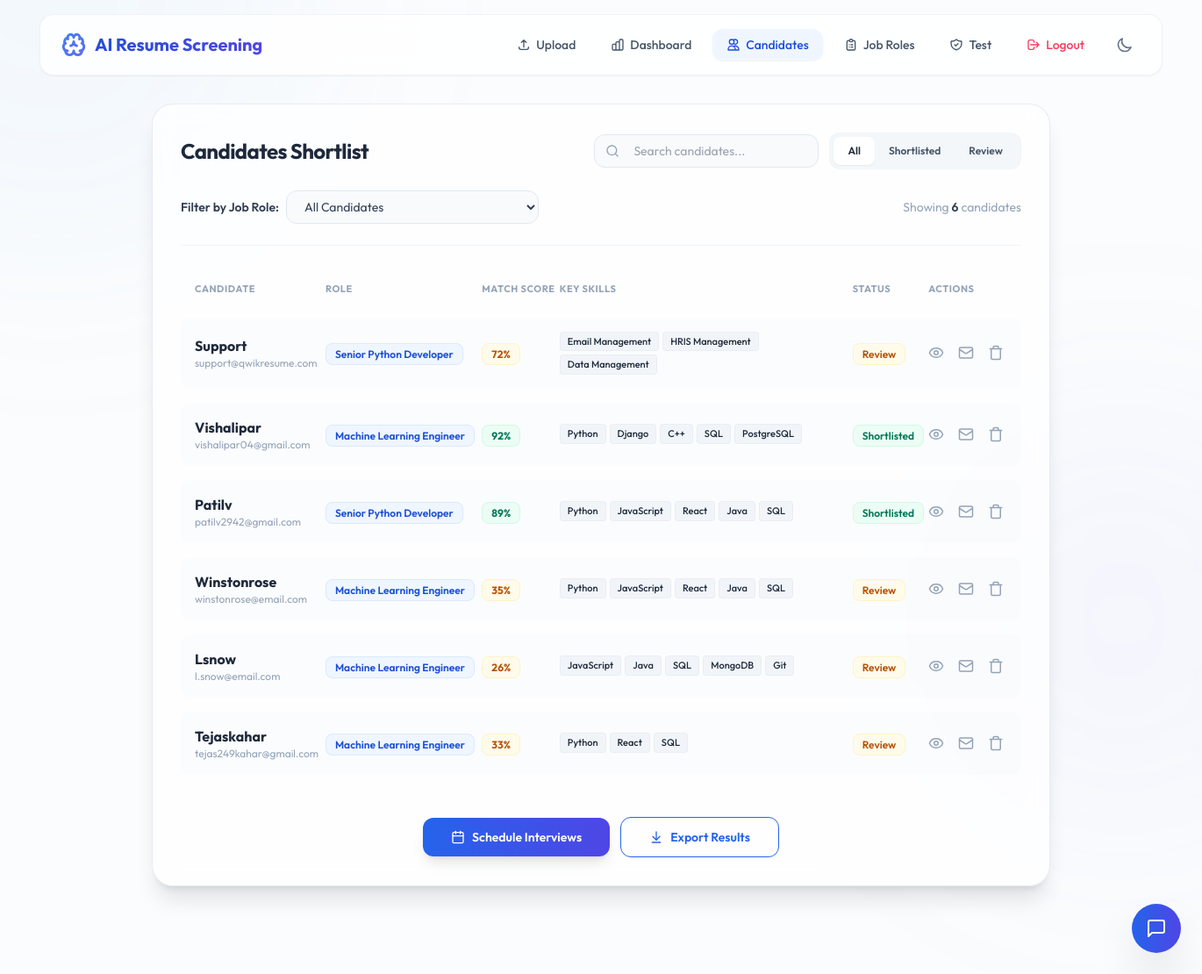
The page /candidates/ (signed in) on the database its author committed.
### resume_screening/models.py (models this page shows, shortened)
class UserInfo(models.Model):
    name = models.CharField(max_length=50)
    email = models.EmailField()
    score = models.IntegerField()
    skills = models.JSONField(default=list)
    resume = models.FileField(upload_to='resumes/')
    status = models.BooleanField(default=False)
    job_role = models.ForeignKey(JobRole, null=True, blank=True, on_delete=models.SET_NULL)

### resume_parser/models.py (models this page shows, shortened)
class JobRole(models.Model):
    title = models.CharField(max_length=255)
    description = models.TextField()
    required_skills = models.JSONField(default=list)
    experience_required = models.IntegerField(default=0)
    education_level = models.CharField(max_length=200, blank=True)
    location = models.CharField(max_length=255, blank=True)
    salary_range = models.CharField(max_length=100, blank=True)
    status = models.CharField(max_length=20, default='active', choices=[
        ('active', 'Active'),
        ('closed', 'Closed')
    ])
    created_at = models.DateTimeField(auto_now_add=True)

### resume_screening/views.py (the view)
# urls.py: path('candidates/', views.candidates, name='candidates'),
@never_cache
@login_required
def candidates(request):
    job_filter = request.GET.get('job_role', 'all')
    if job_filter == 'all':
        users = UserInfo.objects.all()
    else:
        users = UserInfo.objects.filter(job_role_id=job_filter)
    job_roles = JobRole.objects.filter(userinfo__isnull=False).distinct().order_by('-created_at')
    candidates = users.count()
    context = {
        'candidates': candidates,
        'users': users,
        'job_roles': job_roles,
        'selected_job': job_filter,
    }
    return render(request, 'candidates.html', context)

### resume_screening/templates/candidates.html (shortened to what this page needs)
{% extends "screening.html" %}
{% block content %}
<div class="p-4 sm:p-6 lg:p-8 bg-white/70 dark:bg-slate-900/70 backdrop-blur-md border border-slate-200/80 dark:border-slate-800/80 rounded-2xl sm:rounded-3xl shadow-xl hover:shadow-2xl transition-all duration-300">
    <div class="flex flex-col md:flex-row justify-between items-start md:items-center gap-4 mb-6">
        <p class="text-xl sm:text-2xl font-bold text-slate-800 dark:text-slate-100 tracking-tight">Candidates Shortlist</p>
        <div class="flex flex-col sm:flex-row items-stretch sm:items-center gap-3 w-full md:w-auto">
            <div class="flex items-center gap-2 pl-3 bg-slate-50 dark:bg-slate-950 border border-slate-200 dark:border-slate-800 rounded-xl focus-within:border-blue-500 focus-within:ring-4 focus-within:ring-blue-500/5 transition-all w-full w-full md:w-64">
                <svg xmlns="http://www.w3.org/2000/svg" width="18" height="18" viewBox="0 0 24 24" fill="none" stroke="currentColor" stroke-width="2" stroke-linecap="round" stroke-linejoin="round" class="text-slate-400"><path d="m21 21-4.34-4.34"/><circle cx="11" cy="11" r="8"/></svg>
                <input type="search" name="search" placeholder="Search candidates..." class="text-sm p-2 w-full bg-transparent outline-none border-0 text-slate-850 dark:text-slate-150 placeholder-slate-450">
            </div>
            <div class="filters flex items-center p-1 bg-slate-100/80 dark:bg-slate-800/80 border border-slate-200/20 dark:border-slate-700/20 rounded-xl text-xs font-semibold">
                <button onclick="filterByScore('all')" class="px-4 py-2 rounded-lg bg-white dark:bg-slate-900 text-slate-800 dark:text-slate-100 shadow-sm transition-all cursor-pointer border-0">
                    All
                </button>
                <button onclick="filterByScore(80,100)" class="px-4 py-2 rounded-lg text-slate-600 dark:text-slate-300 hover:text-slate-900 dark:hover:text-slate-100 hover:bg-slate-50 dark:hover:bg-slate-800/50 transition-all cursor-pointer border-0 bg-transparent">
                    Shortlisted
                </button>
                <button onclick="filterByScore(0,79)" class="px-4 py-2 rounded-lg text-slate-600 dark:text-slate-300 hover:text-slate-900 dark:hover:text-slate-100 hover:bg-slate-50 dark:hover:bg-slate-800/50 transition-all cursor-pointer border-0 bg-transparent">
                    Review
                </button>
            </div>
        </div>
    </div>
    {% if candidates %}
    <div class="flex flex-col sm:flex-row items-stretch sm:items-center gap-4 mb-6 border-b border-slate-100 dark:border-slate-800/60 pb-6">
        <div class="flex flex-col sm:flex-row sm:items-center gap-2 w-full sm:w-auto">
            <label class="text-sm font-semibold text-slate-700 dark:text-slate-300">Filter by Job Role:</label>
            <select id="job-filter" onchange="filterByJob()"
                class="w-full sm:w-72 px-4 py-2 bg-slate-50 dark:bg-slate-950 border border-slate-200 dark:border-slate-800 rounded-xl focus:outline-none focus:border-blue-500 focus:bg-white dark:focus:bg-slate-900 focus:ring-4 focus:ring-blue-500/5 transition-all text-sm text-slate-700 dark:text-slate-350">
                <option value="all" {% if selected_job == 'all' %}selected{% endif %}>All Candidates</option>
            </select>
        </div>
        <span class="text-xs sm:text-sm text-slate-400 dark:text-slate-500 sm:ml-auto">
            Showing <strong class="text-slate-700 dark:text-slate-300 font-semibold">{{ candidates }}</strong> candidate{{ candidates|pluralize }}
        </span>
    </div>
    <div class="hidden lg:block overflow-x-auto rounded-xl">
        <table class="min-w-[900px] w-full border-separate border-spacing-y-4">
            <thead>
                <tr class="text-slate-400 dark:text-slate-500 text-[11px] font-bold uppercase tracking-wider">
                    <th class="text-start pb-2 pl-4">Candidate</th>
                    <th class="text-start pb-2">Role</th>
                    <th class="text-start pb-2">Match Score</th>
                    <th class="text-start pb-2">Key Skills</th>
                    <th class="text-start pb-2">Status</th>
                    <th class="text-start pb-2 pr-4">Actions</th>
                </tr>
            </thead>
            <tbody>
                {% for user in users %}
                <tr class="bg-slate-50/50 dark:bg-slate-950/20 border border-slate-200/50 dark:border-slate-800/30 hover:bg-white dark:hover:bg-slate-900/40 hover:shadow-md transition-all duration-200 rounded-xl">
                    <td class="py-4 pl-4 rounded-l-xl">
                        <div class="flex flex-col">
                            <span class="text-sm sm:text-base font-bold text-slate-800 dark:text-slate-100">{{ user.name }}</span>
                            <span class="text-xs text-slate-400 dark:text-slate-500">{{ user.email }}</span>
                        </div>
                    </td>
                    <td class="py-4">
                        {% if user.job_role %}
                        <span class="px-2.5 py-1 bg-blue-50 dark:bg-blue-950/40 text-blue-700 dark:text-blue-400 rounded-lg text-xs font-semibold border border-blue-100 dark:border-blue-900/30">
                            {{ user.job_role.title }}
                        </span>
                        {% else %}
                        <span class="text-slate-400 dark:text-slate-550 text-xs">Not assigned</span>
                        {% endif %}
                    </td>
                    <td class="py-4 font-semibold">
                        <span class="px-2.5 py-1 rounded-lg text-xs font-bold border {% if user.score >= 80 %}text-emerald-700 bg-emerald-50 dark:text-emerald-400 dark:bg-emerald-950/30 border-emerald-100 dark:border-emerald-900/30{% else %}text-amber-700 bg-amber-50 dark:text-amber-400 dark:bg-amber-950/30 border-amber-100 dark:border-amber-900/30{% endif %}">
                            {{ user.score }}%
                        </span>
                    </td>
                    <td class="py-4">
                        <div class="flex flex-wrap gap-1 max-w-[220px] sm:max-w-xs">
                            {% for skill in user.skills %}
                            <span class="px-2 py-0.5 bg-slate-100 dark:bg-slate-800 text-slate-650 dark:text-slate-300 rounded text-[11px] font-medium border border-slate-200/50 dark:border-slate-700/50">{{ skill }}</span>
                            {% endfor %}
                        </div>
                    </td>
                    <td class="py-4">
                        {% if user.status %}
                        <span class="px-2.5 py-1 bg-emerald-50 dark:bg-emerald-950/40 text-emerald-700 dark:text-emerald-400 rounded-lg text-xs font-semibold border border-emerald-100 dark:border-emerald-900/30">Shortlisted</span>
                        {% else %}
                        <span class="px-2.5 py-1 bg-amber-50 dark:bg-amber-950/40 text-amber-700 dark:text-amber-400 rounded-lg text-xs font-semibold border border-amber-100 dark:border-amber-900/30">Review</span>
                        {% endif %}
                    </td>
                    <td class="py-4 pr-4 rounded-r-xl">
                        <div class="flex items-center justify-center sm:justify-start gap-3 sm:gap-4 text-slate-400 dark:text-slate-500">
                            <a href="{{ user.resume.url }}" target="_blank" class="hover:text-blue-600 dark:hover:text-blue-400 hover:scale-110 transition-all" title="View Resume">
                            </a>
                            <span onclick="openEmailModal('{{ user.email }}', '{{ user.name }}')" class="hover:text-blue-600 dark:hover:text-blue-400 hover:scale-110 transition-all cursor-pointer" title="Contact Candidate">
                                <svg xmlns="http://www.w3.org/2000/svg" width="18" height="18" viewBox="0 0 24 24" fill="none" stroke="currentColor" stroke-width="2" stroke-linecap="round" stroke-linejoin="round" class="lucide lucide-mail"><path d="m22 7-8.991 5.727a2 2 0 0 1-2.009 0L2 7"/><rect x="2" y="4" width="20" height="16" rx="2"/></svg>
                            </span>
                            <span class="hover:text-rose-600 dark:hover:text-rose-400 hover:scale-110 transition-all cursor-pointer" title="Remove" onclick="if(confirm('Delete this user?')) window.location.href = '{% url 'delete_user' user.id %}'">
                            </span>
                        </div>
                    </td>
                </tr>
                {% endfor %}
            </tbody>
        </table>
    </div>
    <div class="flex flex-col lg:flex-row justify-center items-stretch lg:items-center gap-3 mt-8">
        <button onclick="openScheduleModal()" class="w-full lg:w-auto flex gap-2 items-center justify-center text-white bg-gradient-to-r from-blue-600 to-indigo-600 hover:from-blue-700 hover:to-indigo-700 text-sm font-semibold px-8 py-3 rounded-xl shadow-lg hover:shadow-xl hover:shadow-blue-500/10 transition-all border-0 cursor-pointer">
            Schedule Interviews
        </button>
        <a href="{% url 'export_candidates' %}" class="w-full lg:w-auto flex gap-2 items-center justify-center text-blue-600 dark:text-blue-400 hover:bg-blue-50 dark:hover:bg-blue-950/30 text-sm font-semibold border border-blue-600 dark:border-blue-550 px-8 py-3 rounded-xl transition-all">
            <svg xmlns="http://www.w3.org/2000/svg" width="16" height="16" viewBox="0 0 24 24" fill="none" stroke="currentColor" stroke-width="2" stroke-linecap="round" stroke-linejoin="round" class="lucide lucide-arrow-down-to-line"><path d="M12 17V3"/><path d="m6 11 6 6 6-6"/><path d="M19 21H5"/></svg>
            Export Results
        </a>
    </div>
    {% endif %}
</div>
{% endblock %}

### rows shown on the page
UserInfo: name "Support", email "support@qwikresume.com", job_role "Senior Python Developer", score "72", skills "Email Management" "HRIS Management" "Data Management", status "Review"
UserInfo: name "Vishalipar", email "vishalipar04@gmail.com", job_role "Machine Learning Engineer", score "92", skills "Python" "Django" "C++" "SQL" "PostgreSQL", status "Shortlisted"
UserInfo: name "Patilv", email "patilv2942@gmail.com", job_role "Senior Python Developer", score "89", skills "Python" "JavaScript" "React" "Java" "SQL", status "Shortlisted"
UserInfo: name "Winstonrose", email "winstonrose@email.com", job_role "Machine Learning Engineer", score "35", skills "Python" "JavaScript" "React" "Java" "SQL", status "Review"
UserInfo: name "Lsnow", email "l.snow@email.com", job_role "Machine Learning Engineer", score "26", skills "JavaScript" "Java" "SQL" "MongoDB" "Git", status "Review"
UserInfo: name "Tejaskahar", email "tejas249kahar@gmail.com", job_role "Machine Learning Engineer", score "33", skills "Python" "React" "SQL", status "Review"

### other values the page prints
{{ candidates }} "6"
